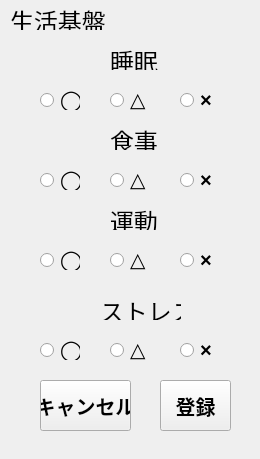
<?xml version="1.0" encoding="UTF-8"?>
<ui version="4.0">
 <class>lifeForm</class>
 <widget class="QWidget" name="lifeForm">
  <property name="geometry">
   <rect>
    <x>0</x>
    <y>0</y>
    <width>260</width>
    <height>459</height>
   </rect>
  </property>
  <property name="windowTitle">
   <string>生活基盤</string>
  </property>
  <widget class="QRadioButton" name="radioButton_Cross_4">
   <property name="geometry">
    <rect>
     <x>180</x>
     <y>340</y>
     <width>40</width>
     <height>20</height>
    </rect>
   </property>
   <property name="font">
    <font>
     <pointsize>15</pointsize>
     <weight>75</weight>
     <bold>true</bold>
    </font>
   </property>
   <property name="text">
    <string>×</string>
   </property>
   <attribute name="buttonGroup">
    <string notr="true">stressRadio</string>
   </attribute>
  </widget>
  <widget class="QRadioButton" name="radioButton_Triangle_4">
   <property name="geometry">
    <rect>
     <x>110</x>
     <y>340</y>
     <width>40</width>
     <height>20</height>
    </rect>
   </property>
   <property name="font">
    <font>
     <pointsize>15</pointsize>
     <weight>75</weight>
     <bold>true</bold>
    </font>
   </property>
   <property name="text">
    <string>△</string>
   </property>
   <attribute name="buttonGroup">
    <string notr="true">stressRadio</string>
   </attribute>
  </widget>
  <widget class="QRadioButton" name="radioButton_Circle_4">
   <property name="geometry">
    <rect>
     <x>40</x>
     <y>340</y>
     <width>40</width>
     <height>20</height>
    </rect>
   </property>
   <property name="font">
    <font>
     <pointsize>15</pointsize>
     <weight>75</weight>
     <bold>true</bold>
    </font>
   </property>
   <property name="text">
    <string>◯</string>
   </property>
   <attribute name="buttonGroup">
    <string notr="true">stressRadio</string>
   </attribute>
  </widget>
  <widget class="QLabel" name="label_3">
   <property name="geometry">
    <rect>
     <x>100</x>
     <y>300</y>
     <width>81</width>
     <height>20</height>
    </rect>
   </property>
   <property name="font">
    <font>
     <pointsize>18</pointsize>
    </font>
   </property>
   <property name="text">
    <string>ストレス</string>
   </property>
  </widget>
  <widget class="QPushButton" name="resistButton">
   <property name="geometry">
    <rect>
     <x>160</x>
     <y>380</y>
     <width>71</width>
     <height>51</height>
    </rect>
   </property>
   <property name="font">
    <font>
     <pointsize>15</pointsize>
     <weight>75</weight>
     <bold>true</bold>
    </font>
   </property>
   <property name="text">
    <string>登録</string>
   </property>
  </widget>
  <widget class="QPushButton" name="cancelButton">
   <property name="geometry">
    <rect>
     <x>40</x>
     <y>380</y>
     <width>91</width>
     <height>51</height>
    </rect>
   </property>
   <property name="font">
    <font>
     <pointsize>15</pointsize>
     <weight>75</weight>
     <bold>true</bold>
    </font>
   </property>
   <property name="text">
    <string>キャンセル</string>
   </property>
  </widget>
  <widget class="QRadioButton" name="radioButton_Triangle_3">
   <property name="geometry">
    <rect>
     <x>110</x>
     <y>250</y>
     <width>40</width>
     <height>20</height>
    </rect>
   </property>
   <property name="font">
    <font>
     <pointsize>15</pointsize>
     <weight>75</weight>
     <bold>true</bold>
    </font>
   </property>
   <property name="text">
    <string>△</string>
   </property>
   <attribute name="buttonGroup">
    <string notr="true">fitnessRadio</string>
   </attribute>
  </widget>
  <widget class="QRadioButton" name="radioButton_Cross_3">
   <property name="geometry">
    <rect>
     <x>180</x>
     <y>250</y>
     <width>40</width>
     <height>20</height>
    </rect>
   </property>
   <property name="font">
    <font>
     <pointsize>15</pointsize>
     <weight>75</weight>
     <bold>true</bold>
    </font>
   </property>
   <property name="text">
    <string>×</string>
   </property>
   <attribute name="buttonGroup">
    <string notr="true">fitnessRadio</string>
   </attribute>
  </widget>
  <widget class="QRadioButton" name="radioButton_Circle_3">
   <property name="geometry">
    <rect>
     <x>40</x>
     <y>250</y>
     <width>40</width>
     <height>20</height>
    </rect>
   </property>
   <property name="font">
    <font>
     <pointsize>15</pointsize>
     <weight>75</weight>
     <bold>true</bold>
    </font>
   </property>
   <property name="text">
    <string>◯</string>
   </property>
   <attribute name="buttonGroup">
    <string notr="true">fitnessRadio</string>
   </attribute>
  </widget>
  <widget class="QLabel" name="label_4">
   <property name="geometry">
    <rect>
     <x>110</x>
     <y>210</y>
     <width>51</width>
     <height>20</height>
    </rect>
   </property>
   <property name="font">
    <font>
     <pointsize>18</pointsize>
    </font>
   </property>
   <property name="text">
    <string>運動</string>
   </property>
  </widget>
  <widget class="QRadioButton" name="radioButton_Triangle_2">
   <property name="geometry">
    <rect>
     <x>110</x>
     <y>170</y>
     <width>40</width>
     <height>20</height>
    </rect>
   </property>
   <property name="font">
    <font>
     <pointsize>15</pointsize>
     <weight>75</weight>
     <bold>true</bold>
    </font>
   </property>
   <property name="text">
    <string>△</string>
   </property>
   <attribute name="buttonGroup">
    <string notr="true">mealRadio</string>
   </attribute>
  </widget>
  <widget class="QRadioButton" name="radioButton_Cross_2">
   <property name="geometry">
    <rect>
     <x>180</x>
     <y>170</y>
     <width>40</width>
     <height>20</height>
    </rect>
   </property>
   <property name="font">
    <font>
     <pointsize>15</pointsize>
     <weight>75</weight>
     <bold>true</bold>
    </font>
   </property>
   <property name="text">
    <string>×</string>
   </property>
   <attribute name="buttonGroup">
    <string notr="true">mealRadio</string>
   </attribute>
  </widget>
  <widget class="QRadioButton" name="radioButton_Circle_2">
   <property name="geometry">
    <rect>
     <x>40</x>
     <y>170</y>
     <width>40</width>
     <height>20</height>
    </rect>
   </property>
   <property name="font">
    <font>
     <pointsize>15</pointsize>
     <weight>75</weight>
     <bold>true</bold>
    </font>
   </property>
   <property name="text">
    <string>◯</string>
   </property>
   <attribute name="buttonGroup">
    <string notr="true">mealRadio</string>
   </attribute>
  </widget>
  <widget class="QLabel" name="label_5">
   <property name="geometry">
    <rect>
     <x>110</x>
     <y>130</y>
     <width>51</width>
     <height>20</height>
    </rect>
   </property>
   <property name="font">
    <font>
     <pointsize>18</pointsize>
    </font>
   </property>
   <property name="text">
    <string>食事</string>
   </property>
  </widget>
  <widget class="QRadioButton" name="radioButton_Triangle">
   <property name="geometry">
    <rect>
     <x>110</x>
     <y>90</y>
     <width>40</width>
     <height>20</height>
    </rect>
   </property>
   <property name="font">
    <font>
     <pointsize>15</pointsize>
     <weight>75</weight>
     <bold>true</bold>
    </font>
   </property>
   <property name="text">
    <string>△</string>
   </property>
   <attribute name="buttonGroup">
    <string notr="true">sleepRadio</string>
   </attribute>
  </widget>
  <widget class="QRadioButton" name="radioButton_Cross">
   <property name="geometry">
    <rect>
     <x>180</x>
     <y>90</y>
     <width>40</width>
     <height>20</height>
    </rect>
   </property>
   <property name="font">
    <font>
     <pointsize>15</pointsize>
     <weight>75</weight>
     <bold>true</bold>
    </font>
   </property>
   <property name="text">
    <string>×</string>
   </property>
   <attribute name="buttonGroup">
    <string notr="true">sleepRadio</string>
   </attribute>
  </widget>
  <widget class="QRadioButton" name="radioButton_Circle">
   <property name="geometry">
    <rect>
     <x>40</x>
     <y>90</y>
     <width>40</width>
     <height>20</height>
    </rect>
   </property>
   <property name="font">
    <font>
     <pointsize>15</pointsize>
     <weight>75</weight>
     <bold>true</bold>
    </font>
   </property>
   <property name="text">
    <string>◯</string>
   </property>
   <attribute name="buttonGroup">
    <string notr="true">sleepRadio</string>
   </attribute>
  </widget>
  <widget class="QLabel" name="label_6">
   <property name="geometry">
    <rect>
     <x>110</x>
     <y>50</y>
     <width>51</width>
     <height>20</height>
    </rect>
   </property>
   <property name="font">
    <font>
     <pointsize>18</pointsize>
    </font>
   </property>
   <property name="text">
    <string>睡眠</string>
   </property>
  </widget>
  <widget class="QLabel" name="label_7">
   <property name="geometry">
    <rect>
     <x>10</x>
     <y>10</y>
     <width>111</width>
     <height>20</height>
    </rect>
   </property>
   <property name="font">
    <font>
     <pointsize>18</pointsize>
    </font>
   </property>
   <property name="text">
    <string>生活基盤</string>
   </property>
  </widget>
 </widget>
 <resources/>
 <connections>
  <connection>
   <sender>cancelButton</sender>
   <signal>pressed()</signal>
   <receiver>lifeForm</receiver>
   <slot>pushCancelButtonSlot()</slot>
   <hints>
    <hint type="sourcelabel">
     <x>82</x>
     <y>410</y>
    </hint>
    <hint type="destinationlabel">
     <x>16</x>
     <y>405</y>
    </hint>
   </hints>
  </connection>
  <connection>
   <sender>resistButton</sender>
   <signal>pressed()</signal>
   <receiver>lifeForm</receiver>
   <slot>pushResistButtonSlot()</slot>
   <hints>
    <hint type="sourcelabel">
     <x>207</x>
     <y>403</y>
    </hint>
    <hint type="destinationlabel">
     <x>245</x>
     <y>404</y>
    </hint>
   </hints>
  </connection>
 </connections>
 <slots>
  <slot>pushCancelButtonSlot()</slot>
  <slot>pushResistButtonSlot()</slot>
 </slots>
 <buttongroups>
  <buttongroup name="sleepRadio"/>
  <buttongroup name="mealRadio"/>
  <buttongroup name="fitnessRadio"/>
  <buttongroup name="stressRadio"/>
 </buttongroups>
</ui>
